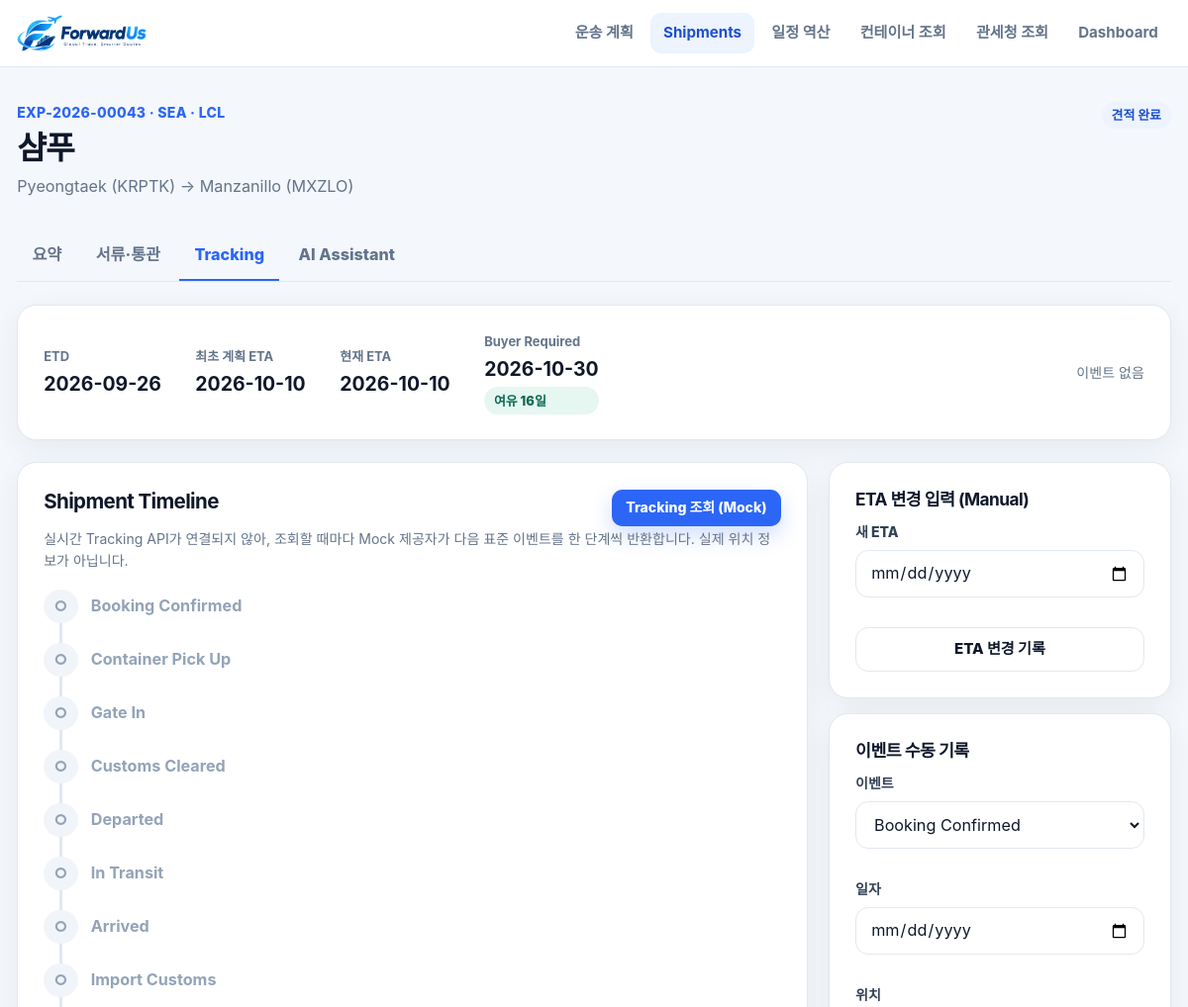
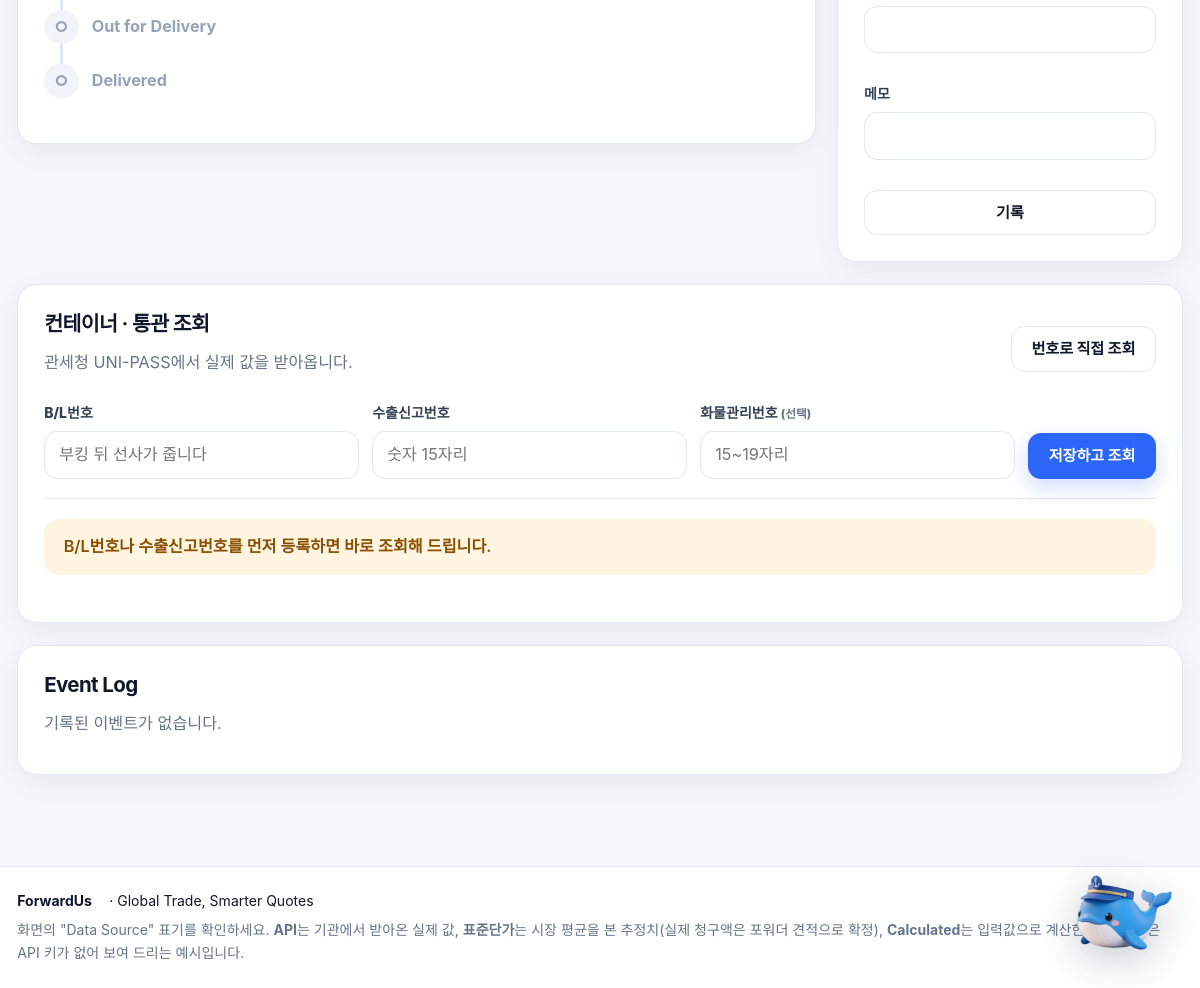
Page /tracking/EXP-2026-00043 on the committed database (2 pictures, top to bottom).
### forwardus/app/models/shipment.py (models this page shows, shortened)
class Shipment(db.Model):
    __tablename__ = "shipments"
    id = db.Column(db.Integer, primary_key=True)
    shipment_id = db.Column(db.String(20), nullable=False, unique=True, index=True)
    project_name = db.Column(db.String(200), nullable=False)
    user_id = db.Column(db.Integer, nullable=True)
    buyer_id = db.Column(db.Integer, db.ForeignKey("buyers.id"), nullable=True)
    trade_type = db.Column(db.String(10), nullable=False, default="export")
    transport_mode = db.Column(db.String(10), nullable=False)  # SEA | AIR
    sea_mode = db.Column(db.String(10), nullable=True)  # FCL | LCL | None
    origin_code = db.Column(db.String(10), nullable=False)
    origin_name = db.Column(db.String(200), nullable=False, default="")
    destination_code = db.Column(db.String(10), nullable=False)
    destination_name = db.Column(db.String(200), nullable=False, default="")
    destination_country = db.Column(db.String(100), nullable=False, default="")
    requested_departure_date = db.Column(db.Date, nullable=True)
    cargo_ready_date = db.Column(db.Date, nullable=True)
    etd = db.Column(db.Date, nullable=True)
    eta = db.Column(db.Date, nullable=True)
    planned_eta = db.Column(db.Date, nullable=True)
    buyer_required_date = db.Column(db.Date, nullable=True)
    incoterms = db.Column(db.String(3), nullable=False)
    currency = db.Column(db.String(3), nullable=False, default="USD")
    invoice_value = db.Column(db.Float, nullable=False)
    exporter_name = db.Column(db.String(200), nullable=False, default="")
    exporter_address = db.Column(db.String(500), nullable=False, default="")
    notify_party = db.Column(db.String(300), nullable=False, default="SAME AS CONSIGNEE")
    exporter_business_no = db.Column(db.String(20), nullable=False, default="")
    customs_trade_kind = db.Column(db.String(4), nullable=False, default="11")
    customs_payment_method = db.Column(db.String(4), nullable=False, default="TT")
    country_of_origin = db.Column(db.String(60), nullable=False, default="KR · 대한민국")
    bl_no = db.Column(db.String(30), nullable=False, default="")
    export_declaration_no = db.Column(db.String(20), nullable=False, default="")
    cargo_no = db.Column(db.String(20), nullable=False, default="")
    carrier = db.Column(db.String(100), nullable=True)
    vessel_or_flight = db.Column(db.String(100), nullable=True)
    transit_days = db.Column(db.Integer, nullable=True)
    is_direct = db.Column(db.Boolean, nullable=True)
    freight_usd = db.Column(db.Float, nullable=True)
    schedule_source = db.Column(db.String(20), nullable=True)
    status = db.Column(db.String(20), nullable=False, default="draft")
    created_at = db.Column(db.DateTime, nullable=False, default=utc_now)
    updated_at = db.Column(db.DateTime, nullable=False, default=utc_now, onupdate=utc_now)
    buyer = db.relationship("Buyer", back_populates="shipments")
    cargos = db.relationship("Cargo", back_populates="shipment", cascade="all, delete-orphan",
                             order_by="Cargo.line_no")
    documents = db.relationship("TradeDocument", back_populates="shipment", cascade="all, delete-orphan")
    requirement_documents = db.relationship(
        "RequirementDocument", back_populates="shipment", cascade="all, delete-orphan",
        order_by="RequirementDocument.uploaded_at")
    tracking_events = db.relationship(
        "TrackingEvent",
        back_populates="shipment",
        cascade="all, delete-orphan",
        order_by="TrackingEvent.event_time",
    )
    costs = db.relationship("ShipmentCost", back_populates="shipment", cascade="all, delete-orphan")
    payments = db.relationship(
        "Payment", back_populates="shipment", cascade="all, delete-orphan", order_by="Payment.due_date"
    )
    @property
    def status_label(self) -> str:
        return STATUS_LABELS.get(self.status, self.status)
    @property
    def mode_label(self) -> str:
        if self.transport_mode == "AIR":
            return "AIR"
        return f"SEA · {self.sea_mode}" if self.sea_mode else "SEA"
    @property
    def delay_days(self) -> int:
        if self.eta and self.planned_eta:
            return (self.eta - self.planned_eta).days
        return 0

### forwardus/app/routes/tracking.py (the view)
@tracking_bp.get("/<shipment_id>")
def detail(shipment_id: str):
    shipment = load_shipment(shipment_id)
    query = request.args.get("q", "").strip()
    year = request.args.get("year", "")
    container = (container_tracking_service.track(query, bl_year=year) if query
                 else container_tracking_service.track_shipment(shipment, bl_year=year))
    return render_template(
        "tracking/detail.html",
        shipment=shipment,
        event_options=[(code, EVENT_LABELS[code]) for code in TRACKING_EVENTS],
        container=container,
        container_query=query or (shipment.bl_no or shipment.export_declaration_no or ""),
        container_year=year,
        **tracking_service.build_timeline(shipment),
    )

### forwardus/app/templates/tracking/detail.html (shortened to what this page needs)
{% extends "base.html" %}
{% from "_macros.html" import source_badge, shipment_tabs, shipment_header %}
{% from "tracking/_container.html" import container_result %}
{% block head %}<link rel="stylesheet" href="{{ static_url('css/tracking.css') }}">{% endblock %}
{% block content %}
  {{ shipment_header(shipment) }}
  {{ shipment_tabs(shipment, 'tracking') }}
  <div class="eta_strip card">
    <div><small>ETD</small><b>{{ shipment.etd|d }}</b></div>
    <div><small>최초 계획 ETA</small><b>{{ shipment.planned_eta|d }}</b></div>
    <div class="{{ 'late' if shipment.delay_days > 0 }}"><small>현재 ETA</small><b>{{ shipment.eta|d }}</b>
    </div>
    {% if deadline %}
      <div><small>Buyer Required</small><b>{{ shipment.buyer_required_date|d }}</b>
        {% if deadline.on_time %}<span class="badge ok">여유 {{ deadline.margin_days }}일</span>{% else %}<span class="badge warn">{{ -deadline.margin_days }}일 초과 위험</span>{% endif %}
      </div>
    {% endif %}
    <div class="sources">
      {% if sources %}{% for s in sources %}{{ source_badge(s) }}{% endfor %}{% else %}<span class="muted small">이벤트 없음</span>{% endif %}
    </div>
  </div>
  <div class="tracking_layout">
    <section class="card">
      <div class="row_between wrap">
        <h2>Shipment Timeline</h2>
        <form method="post" action="{{ url_for('tracking.refresh', shipment_id=shipment.shipment_id) }}">
          <button class="button primary small" {{ 'disabled' if shipment.status in ('delivered', 'closed', 'cancelled') }}>Tracking 조회 (Mock)</button>
        </form>
      </div>
      <p class="muted small">실시간 Tracking API가 연결되지 않아, 조회할 때마다 Mock 제공자가 다음 표준 이벤트를 한 단계씩 반환합니다. 실제 위치 정보가 아닙니다.</p>
      <ol class="timeline">
        {% for step in steps %}
          <li class="{{ step.state }}">
            <span class="dot">{{ '✓' if step.state == 'done' else ('●' if step.state == 'current' else '○') }}</span>
            <div>
              <b>{{ step.label }}</b>
            </div>
          </li>
        {% endfor %}
      </ol>
    </section>
    <aside class="stack">
      <section class="card">
        <h3>ETA 변경 입력 (Manual)</h3>
        <form method="post" action="{{ url_for('tracking.update_eta', shipment_id=shipment.shipment_id) }}" class="stack">
          <label class="field"><span class="field_label">새 ETA</span><input type="date" name="new_eta" required></label>
          <button class="button ghost block">ETA 변경 기록</button>
        </form>
      </section>
      <section class="card">
        <h3>이벤트 수동 기록</h3>
        <form method="post" action="{{ url_for('tracking.add_event', shipment_id=shipment.shipment_id) }}" class="stack">
          <label class="field"><span class="field_label">이벤트</span>
            <select name="event_code">{% for code, label in event_options %}<option value="{{ code }}">{{ label }}</option>{% endfor %}</select>
          </label>
          <label class="field"><span class="field_label">일자</span><input type="date" name="event_date" required></label>
          <label class="field"><span class="field_label">위치</span><input type="text" name="location" maxlength="200"></label>
          <label class="field"><span class="field_label">메모</span><input type="text" name="description" maxlength="500"></label>
          <button class="button ghost block">기록</button>
        </form>
      </section>
    </aside>
  </div>
  <section class="card">
    <div class="row_between wrap">
      <div>
        <h2>컨테이너 · 통관 조회</h2>
        <p class="muted">관세청 UNI-PASS에서 실제 값을 받아옵니다.</p>
      </div>
      <a class="button ghost" href="{{ url_for('tracking.container_lookup') }}">번호로 직접 조회</a>
    </div>
    <form method="post" class="ctr_numbers"
          action="{{ url_for('tracking.save_numbers', shipment_id=shipment.shipment_id) }}">
      <label class="field">
        <span class="field_label">B/L번호</span>
        <input class="text_input" type="text" name="bl_no" value="{{ shipment.bl_no }}"
               maxlength="30" autocomplete="off" placeholder="부킹 뒤 선사가 줍니다">
      </label>
      <label class="field">
        <span class="field_label">수출신고번호</span>
        <input class="text_input" type="text" name="export_declaration_no"
               value="{{ shipment.export_declaration_no }}" maxlength="20" inputmode="numeric"
               autocomplete="off" placeholder="숫자 15자리">
      </label>
      <label class="field">
        <span class="field_label">화물관리번호 <small class="muted">(선택)</small></span>
        <input class="text_input" type="text" name="cargo_no" value="{{ shipment.cargo_no }}"
               maxlength="20" autocomplete="off" placeholder="15~19자리">
      </label>
      <button class="button primary">저장하고 조회</button>
    </form>
    {{ container_result(container) }}
  </section>
  <section class="card">
    <h2>Event Log</h2>
    {% if events %}
      <table class="table">
        <thead><tr><th>일시</th><th>이벤트</th><th>위치</th><th>내용</th><th>Source</th></tr></thead>
        <tbody>
          {% for e in events %}
            <tr class="{{ 'exception_row' if e.is_exception }}">
              <td>{{ e.event_time.strftime('%Y-%m-%d %H:%M') }}</td>
              <td>{{ e.label }}</td>
              <td>{{ e.location or '-' }}</td>
              <td>{{ e.description or '-' }}</td>
              <td>{{ source_badge(e.source) }}</td>
            </tr>
          {% endfor %}
        </tbody>
      </table>
    {% else %}
      <p class="muted">기록된 이벤트가 없습니다.</p>
    {% endif %}
  </section>
{% endblock %}

### forwardus/app/templates/_macros.html (shortened to what this page needs)
{% macro status_badge(status, label) -%}
  <span class="badge status_{{ status }}">{{ label or status }}</span>
{%- endmacro %}
{% macro shipment_tabs(shipment, active) -%}
  <nav class="sub_tabs" aria-label="Shipment 메뉴">
    <a href="{{ url_for('shipment.detail', shipment_id=shipment.shipment_id) }}" class="{{ 'active' if active == 'detail' }}">요약</a>
    <a href="{{ url_for('document.center', shipment_id=shipment.shipment_id) }}" class="{{ 'active' if active == 'document' }}">서류·통관</a>
    <a href="{{ url_for('tracking.detail', shipment_id=shipment.shipment_id) }}" class="{{ 'active' if active == 'tracking' }}">Tracking</a>
    <a href="{{ url_for('assistant.index', shipment_id=shipment.shipment_id) }}" class="{{ 'active' if active == 'assistant' }}">AI Assistant</a>
  </nav>
{%- endmacro %}
{% macro shipment_header(shipment) -%}
  <div class="page_head">
    <div>
      <p class="eyebrow">{{ shipment.shipment_id }} · {{ shipment.mode_label }}</p>
      <h1>{{ shipment.project_name }}</h1>
      <p class="muted">{{ shipment.origin_name }} ({{ shipment.origin_code }}) → {{ shipment.destination_name }} ({{ shipment.destination_code }})</p>
    </div>
    {{ status_badge(shipment.status, shipment.status_label) }}
  </div>
{%- endmacro %}

### rows in the picture
Shipment: shipment_id "EXP-2026-00043", mode_label "SEA · LCL", project_name "샴푸", origin_name "Pyeongtaek", origin_code "KRPTK", destination_name "Manzanillo", destination_code "MXZLO", etd|d "2026-09-26", planned_eta|d "2026-10-10", eta|d "2026-10-10", buyer_required_date|d "2026-10-30"

### other values in the picture
{{ label or status }} "견적 완료"
{{ deadline.margin_days }} "16"
{{ step.label }} "Booking Confirmed" "Container Pick Up" "Gate In" "Customs Cleared" "Departed" "In Transit" "Arrived" "Import Customs" "Out for Delivery" "Delivered"
{{ result.message }} "B/L번호나 수출신고번호를 먼저 등록하면 바로 조회해 드립니다."
form field event_code "Booking Confirmed"
